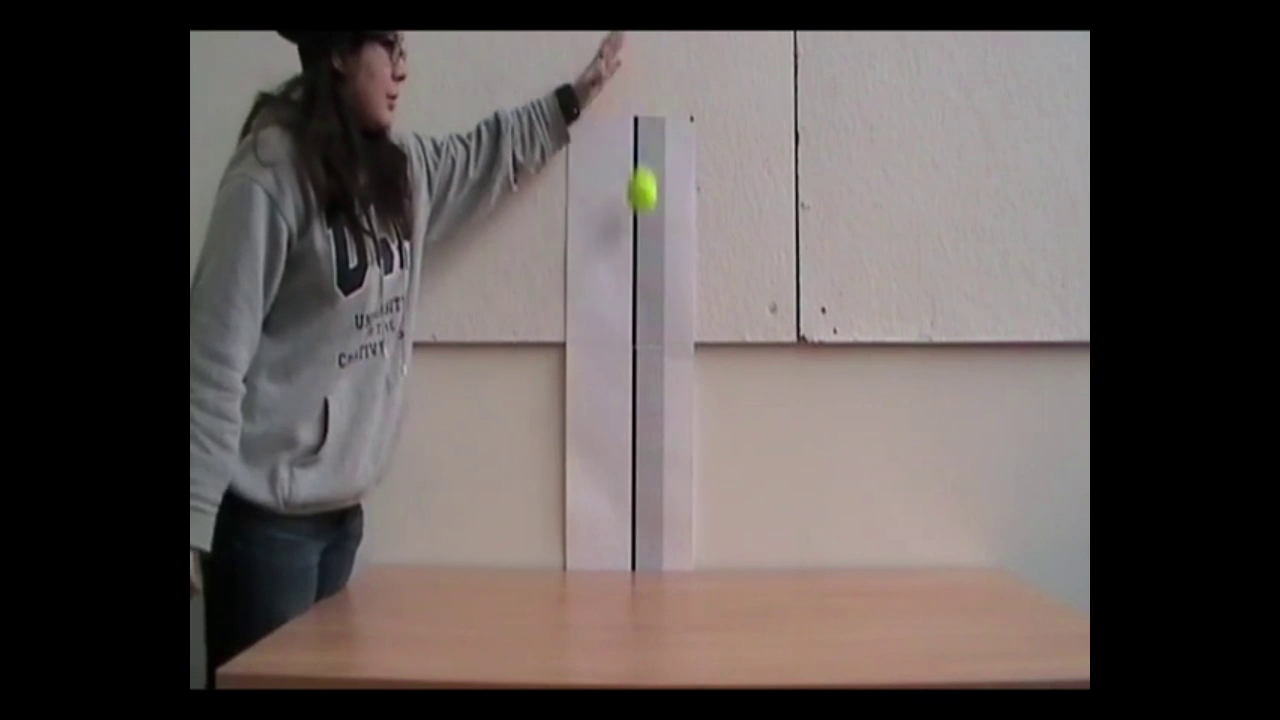
#> input picture frame 9 of testvid.mp4, 1280 x 720 px
$ python trackpoint_optical_flow.py
#> lines starting #> are read from the running program, lines starting #| are printed output that depends on the picture
"""
Tracks one or more points of interest using sparse optical flow
"""
import sys
import numpy as np
import cv2
from helpers import *


# Retrieve video
cap = cv2.VideoCapture("testvid.mp4")

# Retrieve video's first frame
success, frame = cap.read()
#> frame is the input picture: shape (720, 1280, 3); mean B, G, R 81.1, 82.9, 90.5

# Convert first frame to grayscale
previous = cv2.cvtColor(frame, cv2.COLOR_BGR2GRAY)
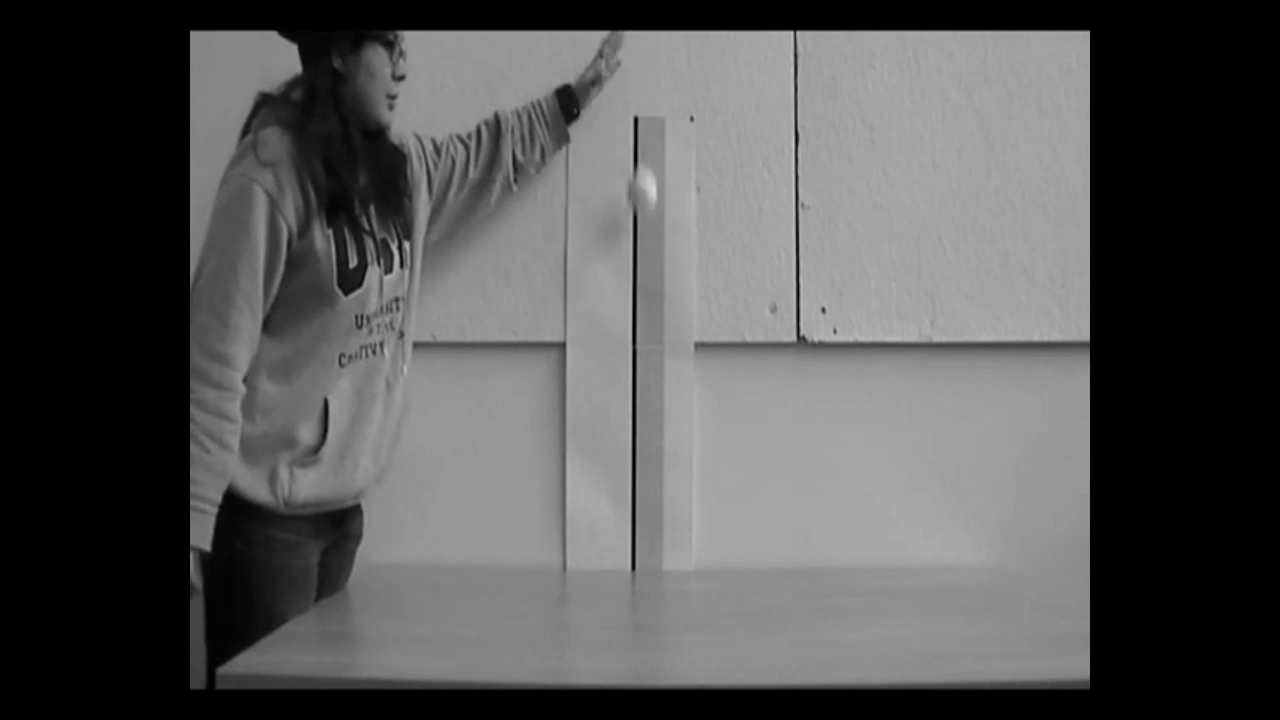
#> previous: shape (720, 1280); min 0, max 216, mean 85

# Setting parameters
lk_params = dict(winSize=(15, 15), maxLevel=4, criteria=(cv2.TERM_CRITERIA_EPS |
                                                                      cv2.TERM_CRITERIA_COUNT, 10, 0.03))

# Array to hold new user-defined points to track
user_points = np.empty([0, 1, 2], dtype=np.float32)

def select_point(event, x, y, flags, params) -> None:
    """
    A callback function that saves the pixel selected by the user upon left mouse click.

    :param event: The input event
    :param x: The x coordinate of the pixel interacted with when the event occurred
    :param y: The y coordinate of the pixel interacted with when the event occurred
    :param flags: Any flags
    :param params: Any additional parameters
    """
    global point, selected_point, old_points, clicked, user_points
    if event == cv2.EVENT_LBUTTONDOWN:
        point = (x, y) # Record coordinates where left mouse click occurred
        selected_point = True
        user_points = np.empty([1, 1, 2], dtype=np.float32)
        user_points[0][0] = [x, y]
        clicked = True

# Initialise variables
selected_point = False
point = ()
old_points = np.empty([0, 1, 2], dtype=np.float32)
clicked = False

# Creating window and associating callback function with window
window_name = "Select a point to track"
cv2.namedWindow(window_name)
cv2.setMouseCallback(window_name, select_point)

# Prompt user to select point of interest
while True:
    cv2.imshow(window_name, frame)

    if clicked or cv2.waitKey(1) & 0xFF == escape_key:
#> (key Esc is pressed here)
#> (the run stopped early here; a loop or call above may not have finished)

$ run again, starting later in the video
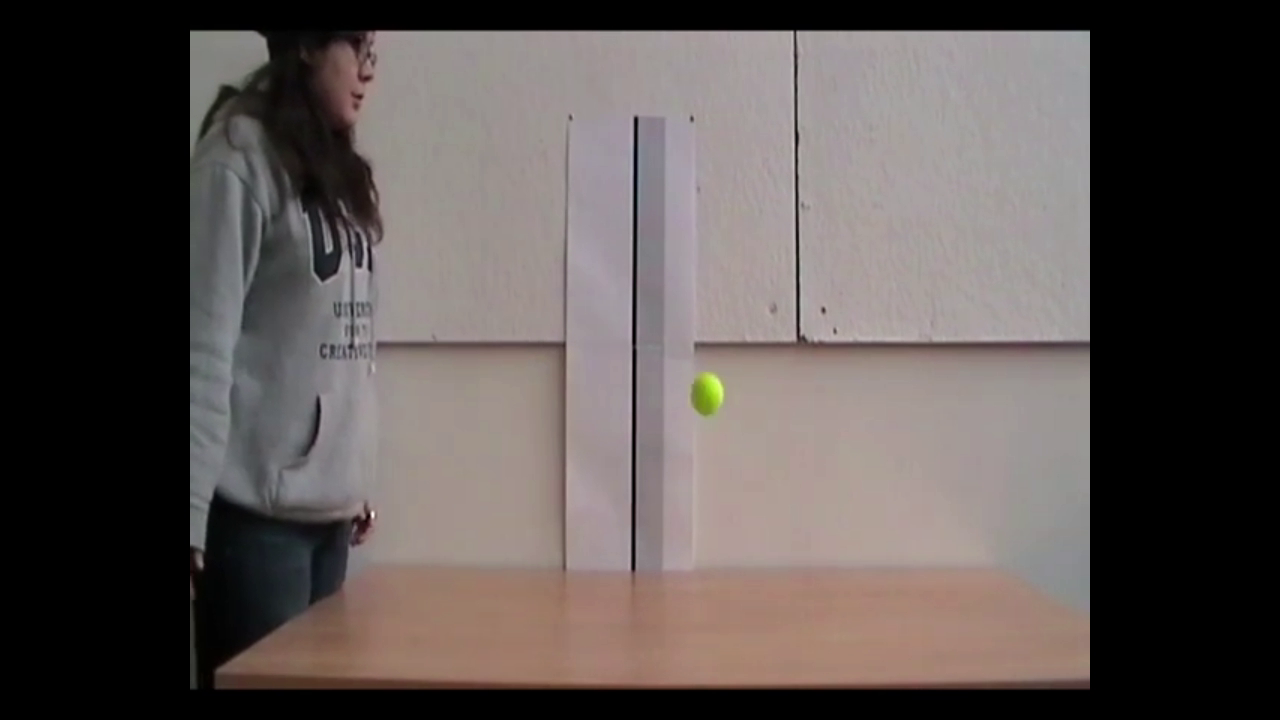
#> input picture frame 42 of testvid.mp4, 1280 x 720 px
#> frame is the input picture: shape (720, 1280, 3); mean B, G, R 82.4, 84.5, 92.1
#> `previous = cv2.cvtColor(frame, cv2.COLOR_BGR2GRAY)`:
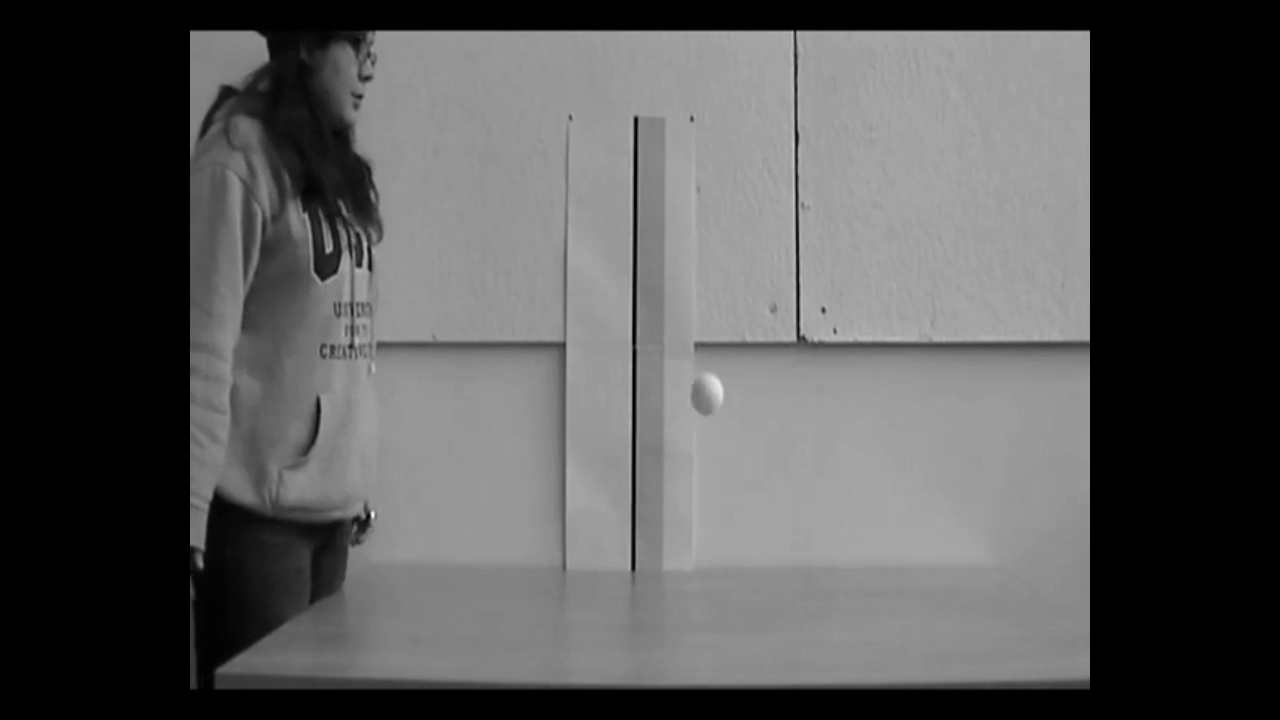
#> previous: shape (720, 1280); min 0, max 249, mean 86.5

$ run again, starting later in the video
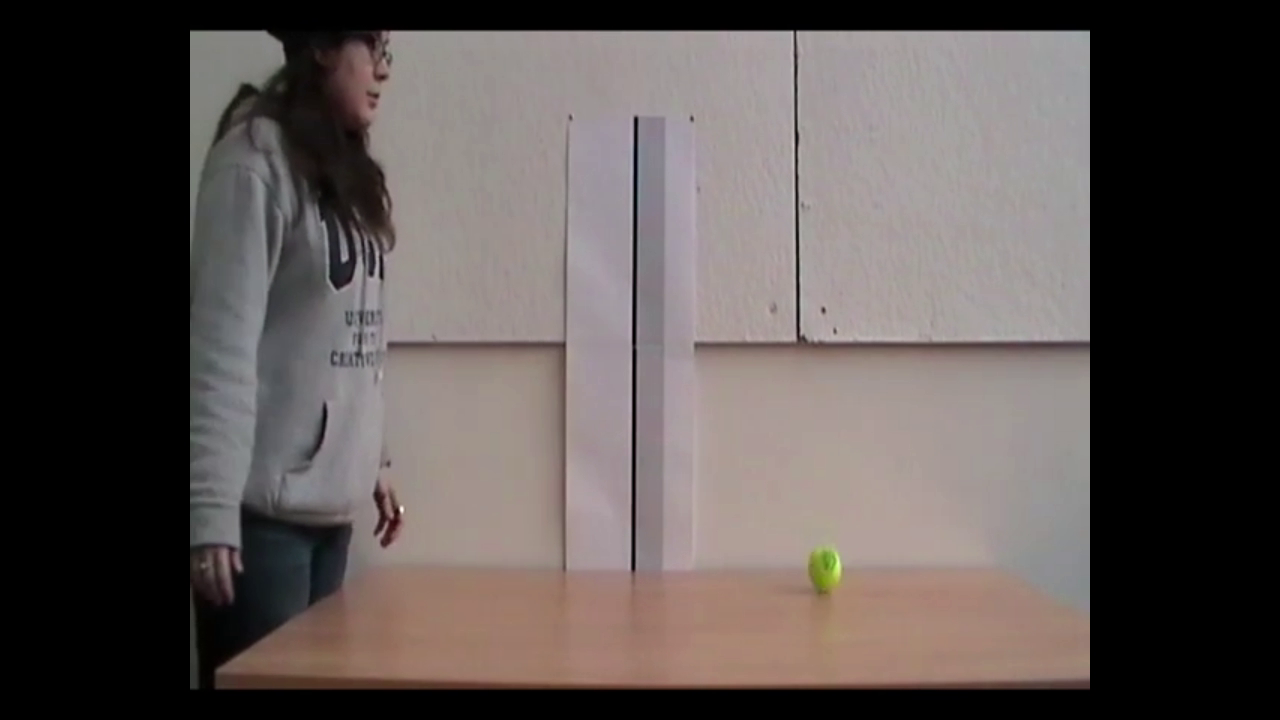
#> input picture frame 76 of testvid.mp4, 1280 x 720 px
#> frame is the input picture: shape (720, 1280, 3); mean B, G, R 82.4, 84.4, 92.1
#> `previous = cv2.cvtColor(frame, cv2.COLOR_BGR2GRAY)`:
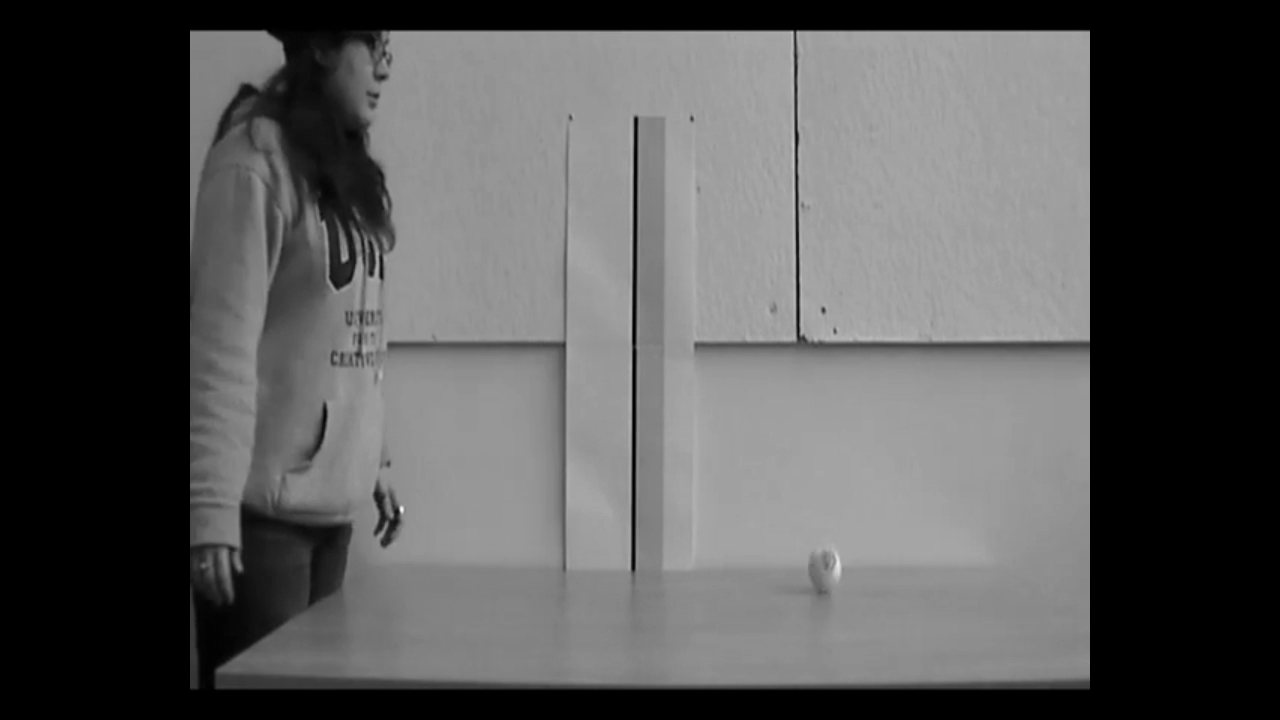
#> previous: shape (720, 1280); min 0, max 247, mean 86.4
